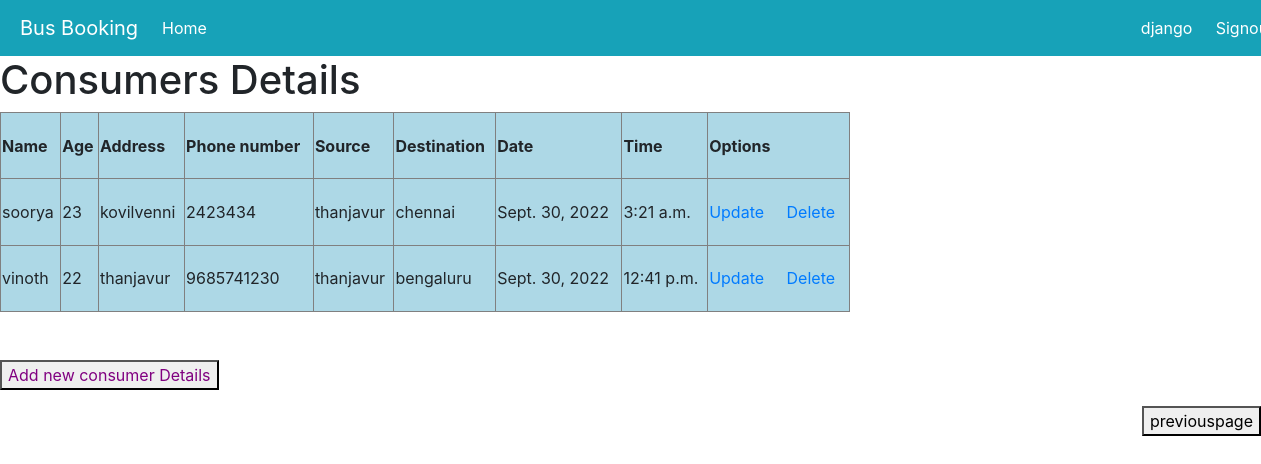
Screenshot of /consumerdisplay/ (signed in) with the database file from the repository.
### account/models.py (models this page shows)
class User(AbstractUser):
    is_admin= models.BooleanField('Is admin', default=False)
    is_customer = models.BooleanField('Is customer', default=False)
    is_employee = models.BooleanField('Is employee', default=False)

class Customer(models.Model):
    name=models.CharField(max_length=20)
    age=models.IntegerField()
    address=models.TextField()
    phone=models.PositiveBigIntegerField()
    start=models.CharField(max_length=30)
    end=models.CharField(max_length=20)
    date = models.DateField()
    time = models.TimeField()

### account/views.py (the view)
# urls.py: path('consumerdisplay/', views.consumerdisplay_view, name='consumerdisplay'),
def consumerdisplay_view(request):
    info=Customer.objects.all()
    return render(request,"consumerdisplay.html",{"info":info})

### templates/consumerdisplay.html (shortened to what this page needs)
<html>
{% extends 'base1.html' %}
{% block content %}
<h1>Consumers Details</h1>
<table border="1" width="850" height="200" bgcolor="lightblue">
<tr bgcolor="">
<th>Name</th>
<th>Age</th>
<th>Address</th>
<th>Phone number</th>
<th>Source</th>
<th>Destination</th>
<th>Date</th>
<th>Time</th>
<th>Options</th>
    </tr>
<tr>
     {% if info %}
     {% for st in info %}
     <td>{{st.name}}</td>
     <td>{{st.age}}</td>
     <td>{{st.address}}</td>
     <td>{{st.phone}}</td>
     <td>{{st.start}}</td>
     <td>{{st.end}}</td>
     <td>{{st.date}}</td>
     <td>{{st.time}}</td>
    <td><a href="/updateconsumer/{{st.id}}">Update</a> &nbsp; &nbsp; <a href="/deleteconsumer/{{st.id}}"> Delete</a></td>
    </tr>
{% endfor %}
{% endif %}
</table>
<br>
<br>
<p>
<a href="/addconsumer" ><button type= "button"><font color = "purple">Add new consumer Details </button></a></p>
 <p align="right">
    <a   href = "/home" >  <button  type="button" > previouspage</button>  </a>
        </p>
{% endblock%}

### templates/base1.html (shortened to what this page needs)
<!doctype html>
<html lang="en">
<head>
    <link rel="stylesheet" href="https://stackpath.bootstrapcdn.com/bootstrap/4.1.3/css/bootstrap.min.css"
>
</head>
<body>
<nav class="navbar navbar-expand-lg navbar-light bg-info">
    <div class="container">
        <a class="navbar-brand" href="#" style="color: white;margin-left:-5%">Bus Booking</a>
        <div class="collapse navbar-collapse" id="navbarNavAltMarkup">
            <div class="navbar-nav" >
                <a class="nav-item nav-link active" href="{% url 'homepage' %}" style="color: white;">Home <span class="sr-only">(current)</span></a>
               <div class="navbar-nav"  >
                <a class="nav-item nav-link active"  style="color: white;margin-left:650%" >{{user}}  <span class="sr-only">(current) </span></a>
                <div class="navbar-nav" >
                <a class="nav-item nav-link active" href="{% url 'login_view' %}" style="color: white;margin-left:10%">Signout <span class="sr-only">(current)</span></a>
            </div>
        </div>
    </div>
    </div>
</nav>
{% block content %}
{% endblock %}
</body>
</html>

### rows the page displays
User: is_active+password+username "django"
Customer: name "soorya", age "23", address "kovilvenni", phone "2423434", start "thanjavur", end "chennai", date "Sept. 30, 2022", time "3:21 a.m."
Customer: name "vinoth", age "22", address "thanjavur", phone "9685741230", start "thanjavur", end "bengaluru", date "Sept. 30, 2022", time "12:41 p.m."
